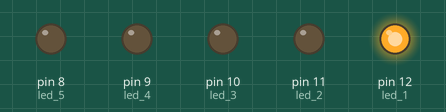
Bench run of a sketch on a simulated Arduino Uno, built with avr-gcc and run on an emulated ATmega328P. On the bench: output pins drawn as LEDs (lit = HIGH).

Above: at 0.2 s.
At 2.2 s:
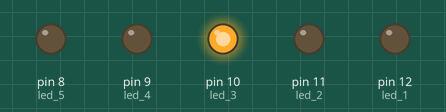
At 3.2 s:
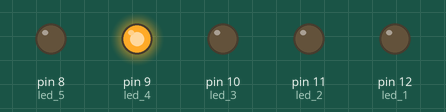
At 3.7 s:
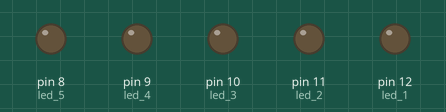
At 4.2 s:
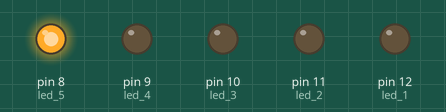
At 7.2 s:
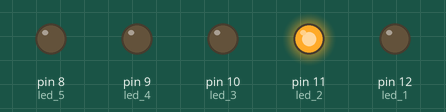
Timing chart, 0 to 7.7 s (numbered marks = the images above):
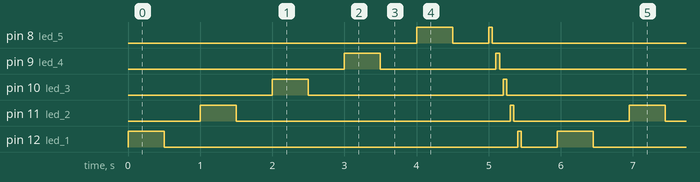

Measured:
- by itself, pin 8 (led_5): repeats every 6.0 s: LOW 0.50 s, HIGH 0.05 s, LOW 4.9 s, HIGH 0.50 s
- by itself, pin 9 (led_4): repeats every 6.0 s: LOW 1.6 s, HIGH 0.05 s, LOW 3.8 s, HIGH 0.50 s
- by itself, pin 10 (led_3): repeats every 6.0 s: LOW 2.7 s, HIGH 0.05 s, LOW 2.7 s, HIGH 0.50 s
- by itself, pin 11 (led_2): repeats every 6.0 s: LOW 3.8 s, HIGH 0.05 s, LOW 1.6 s, HIGH 0.50 s
- by itself, pin 12 (led_1): repeats every 6.0 s: LOW 4.9 s, HIGH 0.05 s, LOW 0.50 s, HIGH 0.50 s

The sketch:

p_01.ino
```cpp
int led_1 = 12;
int led_2 = 11;
int led_3 = 10;
int led_4 = 9;
int led_5 = 8;

void setup() {
  pinMode(led_1,OUTPUT); //se ha definido el pin 12 como output de la placa
  pinMode(led_2,OUTPUT); //se ha definido el pin 11 como output de la placa
  pinMode(led_3,OUTPUT); //se ha definido el pin 10 como output de la placa
  pinMode(led_4,OUTPUT); //se ha definido el pin 9 como output de la placa
  pinMode(led_5,OUTPUT); //se ha definido el pin 8 como output de la placa
}

void loop() {

  //CODIGO IDA
  //pin 12 que controla el led_1
  digitalWrite (led_1,HIGH);
  delay(500);
  digitalWrite (led_1,LOW);
  delay(500);

  //pin 11 que controla el led_2
  digitalWrite (led_2,HIGH);
  delay(500);
  digitalWrite (led_2,LOW);
  delay(500);

  //pin 10 que controla el led_3
  digitalWrite (led_3,HIGH);
  delay(500);
  digitalWrite (led_3,LOW);
  delay(500);

  //pin 9 que controla el led_4
  digitalWrite (led_4,HIGH);
  delay(500);
  digitalWrite (led_4,LOW);
  delay(500);

  //pin 8 que controla el led_5
  digitalWrite (led_5,HIGH);
  delay(500);
  digitalWrite (led_5,LOW);
  delay(500);

  //CODIGO VUELTA
  //pin 8 que controla el led_5
  digitalWrite (led_5,HIGH);
  delay(50);
  digitalWrite (led_5,LOW);
  delay(50);

  //pin 9 que controla el led_4
  digitalWrite (led_4,HIGH);
  delay(50);
  digitalWrite (led_4,LOW);
  delay(50);

  //pin 10 que controla el led_3
  digitalWrite (led_3,HIGH);
  delay(50);
  digitalWrite (led_3,LOW);
  delay(50);

  //pin 11 que controla el led_2
  digitalWrite (led_2,HIGH);
  delay(50);
  digitalWrite (led_2,LOW);
  delay(50);

  //pin 12 que controla el led_1
  digitalWrite (led_1,HIGH);
  delay(50);
  digitalWrite (led_1,LOW);
  delay(500);


}
```
